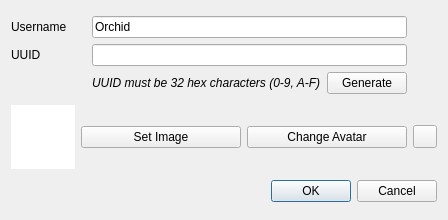
<?xml version="1.0" encoding="UTF-8"?>
<ui version="4.0">
 <class>NewUserDialog</class>
 <widget class="QDialog" name="NewUserDialog">
  <property name="geometry">
   <rect>
    <x>0</x>
    <y>0</y>
    <width>448</width>
    <height>220</height>
   </rect>
  </property>
  <property name="windowTitle">
   <string>New User</string>
  </property>
  <layout class="QGridLayout" name="gridLayout_2">
   <item row="2" column="1" colspan="3">
    <widget class="QDialogButtonBox" name="buttonBox">
     <property name="orientation">
      <enum>Qt::Orientation::Horizontal</enum>
     </property>
     <property name="standardButtons">
      <set>QDialogButtonBox::StandardButton::Cancel|QDialogButtonBox::StandardButton::Ok</set>
     </property>
    </widget>
   </item>
   <item row="1" column="2">
    <widget class="QPushButton" name="setAvatar">
     <property name="text">
      <string>Change Avatar</string>
     </property>
    </widget>
   </item>
   <item row="1" column="1">
    <widget class="QPushButton" name="selectImage">
     <property name="text">
      <string>Set Image</string>
     </property>
    </widget>
   </item>
   <item row="1" column="3">
    <widget class="QToolButton" name="revert">
     <property name="text">
      <string/>
     </property>
    </widget>
   </item>
   <item row="0" column="0" colspan="4">
    <layout class="QGridLayout" name="gridLayout">
     <item row="1" column="0">
      <widget class="QLabel" name="label">
       <property name="text">
        <string>UUID</string>
       </property>
      </widget>
     </item>
     <item row="0" column="1" colspan="2">
      <widget class="QLineEdit" name="username">
       <property name="text">
        <string>Orchid</string>
       </property>
      </widget>
     </item>
     <item row="1" column="1" colspan="2">
      <widget class="QLineEdit" name="uuid"/>
     </item>
     <item row="0" column="0">
      <widget class="QLabel" name="label_2">
       <property name="text">
        <string>Username</string>
       </property>
      </widget>
     </item>
     <item row="2" column="1">
      <widget class="QLabel" name="label_3">
       <property name="font">
        <font>
         <italic>true</italic>
        </font>
       </property>
       <property name="text">
        <string>UUID must be 32 hex characters (0-9, A-F)</string>
       </property>
      </widget>
     </item>
     <item row="2" column="2">
      <widget class="QPushButton" name="generate">
       <property name="text">
        <string>Generate</string>
       </property>
      </widget>
     </item>
     <item row="1" column="3">
      <widget class="QLabel" name="uuidVerified">
       <property name="sizePolicy">
        <sizepolicy hsizetype="Fixed" vsizetype="Preferred">
         <horstretch>0</horstretch>
         <verstretch>0</verstretch>
        </sizepolicy>
       </property>
       <property name="minimumSize">
        <size>
         <width>24</width>
         <height>0</height>
        </size>
       </property>
      </widget>
     </item>
     <item row="0" column="3">
      <widget class="QLabel" name="usernameVerified">
       <property name="text">
        <string/>
       </property>
      </widget>
     </item>
    </layout>
   </item>
   <item row="1" column="0">
    <widget class="QGraphicsView" name="image">
     <property name="sizePolicy">
      <sizepolicy hsizetype="Expanding" vsizetype="Expanding">
       <horstretch>0</horstretch>
       <verstretch>0</verstretch>
      </sizepolicy>
     </property>
     <property name="minimumSize">
      <size>
       <width>64</width>
       <height>64</height>
      </size>
     </property>
     <property name="maximumSize">
      <size>
       <width>64</width>
       <height>64</height>
      </size>
     </property>
     <property name="frameShape">
      <enum>QFrame::Shape::NoFrame</enum>
     </property>
     <property name="frameShadow">
      <enum>QFrame::Shadow::Plain</enum>
     </property>
     <property name="verticalScrollBarPolicy">
      <enum>Qt::ScrollBarPolicy::ScrollBarAlwaysOff</enum>
     </property>
     <property name="horizontalScrollBarPolicy">
      <enum>Qt::ScrollBarPolicy::ScrollBarAlwaysOff</enum>
     </property>
     <property name="interactive">
      <bool>false</bool>
     </property>
    </widget>
   </item>
  </layout>
 </widget>
 <resources/>
 <connections>
  <connection>
   <sender>buttonBox</sender>
   <signal>accepted()</signal>
   <receiver>NewUserDialog</receiver>
   <slot>accept()</slot>
   <hints>
    <hint type="sourcelabel">
     <x>248</x>
     <y>254</y>
    </hint>
    <hint type="destinationlabel">
     <x>157</x>
     <y>274</y>
    </hint>
   </hints>
  </connection>
  <connection>
   <sender>buttonBox</sender>
   <signal>rejected()</signal>
   <receiver>NewUserDialog</receiver>
   <slot>reject()</slot>
   <hints>
    <hint type="sourcelabel">
     <x>316</x>
     <y>260</y>
    </hint>
    <hint type="destinationlabel">
     <x>286</x>
     <y>274</y>
    </hint>
   </hints>
  </connection>
 </connections>
</ui>
